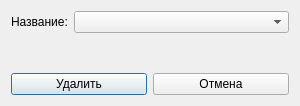
<?xml version="1.0" encoding="UTF-8"?>
<ui version="4.0">
 <class>DeleteDialog</class>
 <widget class="QDialog" name="DeleteDialog">
  <property name="geometry">
   <rect>
    <x>0</x>
    <y>0</y>
    <width>300</width>
    <height>106</height>
   </rect>
  </property>
  <property name="windowTitle">
   <string>Удаление элемента</string>
  </property>
  <layout class="QVBoxLayout" name="verticalLayout">
   <item>
    <layout class="QFormLayout" name="formLayout">
     <item row="0" column="0">
      <widget class="QLabel" name="labelName">
       <property name="text">
        <string>Название:</string>
       </property>
      </widget>
     </item>
     <item row="0" column="1">
      <widget class="QComboBox" name="deleteList"/>
     </item>
    </layout>
   </item>
   <item>
    <layout class="QHBoxLayout" name="buttonLayout">
     <item>
      <widget class="QPushButton" name="deleteButton">
       <property name="text">
        <string>Удалить</string>
       </property>
      </widget>
     </item>
     <item>
      <widget class="QPushButton" name="cancelButton">
       <property name="text">
        <string>Отмена</string>
       </property>
      </widget>
     </item>
    </layout>
   </item>
  </layout>
 </widget>
 <resources/>
 <connections/>
</ui>
